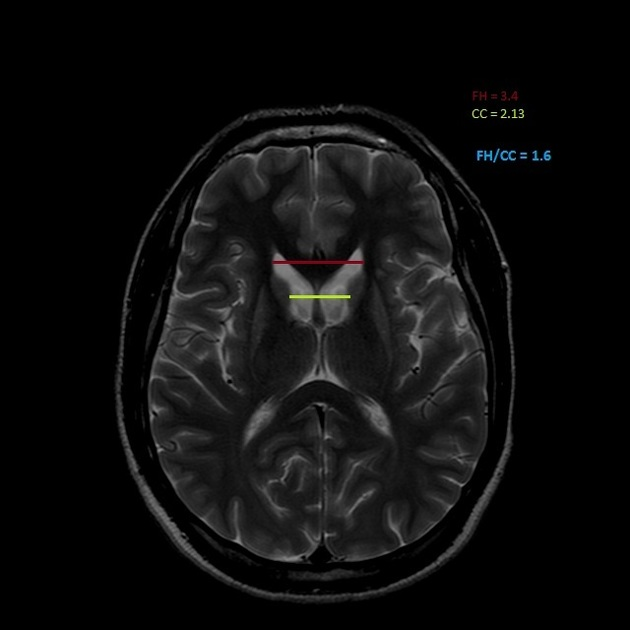
#> input picture neurosense/data/hd_training/raw_huntington/102.jpeg, 630 x 630 px, given as the content of the folder data/hd_training/raw_normal, which was not available
$ python generate_hd_augmented_data.py
#> lines starting #> are read from the running program, lines starting #| are printed output that depends on the picture; pictures that were not available may be replaced by others from this repository, and a replacement may not be noted
"""HD-Specific Data Augmentation Script.

Generates augmented training data for Huntington's Disease
classification by applying HD-specific morphological transforms
to existing brain MRI images.

HD neuroimaging hallmarks that this script simulates:
    - Caudate nucleus atrophy (bilateral)
    - Ventricular enlargement (hydrocephalus ex vacuo)
    - Cortical thinning (frontal/parietal)
    - Striatal volume loss

Usage:
    python -m neurosense.scripts.generate_hd_augmented_data \
        --source-dir data/hd_training/raw_normal \
        --output-dir data/hd_augmented/huntington \
        --num-augmentations 5

    This takes normal brain MRI images and creates simulated
    HD-like variants with morphological changes characteristic
    of Huntington's Disease.

For future retraining, copy augmented images into your
dataset directory and retrain:
    python -m neurosense.training.train \
        --data-root data/hd_augmented \
        --epochs 30
"""

from __future__ import annotations

import argparse
import logging
import os
from pathlib import Path
from typing import Optional

import numpy as np
from PIL import Image, ImageDraw, ImageFilter

logger = logging.getLogger(__name__)


def simulate_ventricular_enlargement(
    img: Image.Image,
    intensity: float = 0.5,
    seed: Optional[int] = None,
) -> Image.Image:
    """Simulate ventricular enlargement typical of HD.

    Creates darkened central regions that mimic enlarged
    lateral ventricles — a hallmark of HD on structural MRI.

    Args:
        img: Input brain MRI image.
        intensity: Augmentation intensity (0.0–1.0).
        seed: Random seed for reproducibility.

    Returns:
        Augmented image with simulated ventricular enlargement.
    """
    rng = np.random.RandomState(seed)
    arr = np.array(img, dtype=np.float32)
    h, w = arr.shape[:2]

    # Create ventricle-shaped masks (bilateral ellipses)
    mask = np.zeros((h, w), dtype=np.float32)

    # Left lateral ventricle
    cx_l = int(w * (0.35 + rng.uniform(-0.03, 0.03)))
    cy = int(h * (0.40 + rng.uniform(-0.05, 0.05)))
    rx = int(w * (0.06 + intensity * 0.08 + rng.uniform(-0.01, 0.01)))
    ry = int(h * (0.10 + intensity * 0.12 + rng.uniform(-0.02, 0.02)))

    y_grid, x_grid = np.ogrid[:h, :w]
    left_mask = ((x_grid - cx_l) / max(rx, 1)) ** 2 + \
                ((y_grid - cy) / max(ry, 1)) ** 2
    mask += np.clip(1.0 - left_mask, 0, 1)

    # Right lateral ventricle (mirror)
    cx_r = w - cx_l
    right_mask = ((x_grid - cx_r) / max(rx, 1)) ** 2 + \
                 ((y_grid - cy) / max(ry, 1)) ** 2
    mask += np.clip(1.0 - right_mask, 0, 1)

    # Third ventricle (smaller, midline)
    cx_m = int(w * 0.5)
    rx_m = int(w * (0.02 + intensity * 0.03))
    ry_m = int(h * (0.04 + intensity * 0.06))
    mid_mask = ((x_grid - cx_m) / max(rx_m, 1)) ** 2 + \
               ((y_grid - cy) / max(ry_m, 1)) ** 2
    mask += np.clip(1.0 - mid_mask, 0, 1) * 0.5

    # Smooth the mask
    mask = np.clip(mask, 0, 1)
    mask_img = Image.fromarray((mask * 255).astype(np.uint8))
    mask_img = mask_img.filter(ImageFilter.GaussianBlur(radius=5))
    mask = np.array(mask_img).astype(np.float32) / 255.0

    # Apply: darken ventricle regions (CSF is dark on T1)
    darkening = 1.0 - mask * intensity * 0.7
    if len(arr.shape) == 3:
        darkening = darkening[:, :, np.newaxis]
    result = arr * darkening

    return Image.fromarray(result.astype(np.uint8))


def simulate_cortical_atrophy(
    img: Image.Image,
    intensity: float = 0.5,
    seed: Optional[int] = None,
) -> Image.Image:
    """Simulate cortical atrophy pattern seen in HD.

    Widens sulci and reduces overall brain volume appearance
    by applying subtle shrinkage toward center.

    Args:
        img: Input brain MRI image.
        intensity: Augmentation intensity (0.0–1.0).
        seed: Random seed for reproducibility.

    Returns:
        Augmented image with simulated cortical atrophy.
    """
    rng = np.random.RandomState(seed)

    # Slight zoom-out to simulate brain shrinkage
    scale = 1.0 - intensity * 0.08 - rng.uniform(0, 0.02)
    w, h = img.size

    new_w = int(w * scale)
    new_h = int(h * scale)

    # Resize smaller
    shrunk = img.resize((new_w, new_h), Image.LANCZOS)

    # Paste onto dark background (simulating wider sulci/CSF)
    result = Image.new(img.mode, (w, h), 0)
    x_offset = (w - new_w) // 2
    y_offset = (h - new_h) // 2
    result.paste(shrunk, (x_offset, y_offset))

    return result


def simulate_caudate_atrophy(
    img: Image.Image,
    intensity: float = 0.5,
    seed: Optional[int] = None,
) -> Image.Image:
    """Simulate caudate nucleus atrophy — the hallmark of HD.

    Darkens the caudate nucleus region (adjacent to lateral
    ventricles) to simulate the characteristic atrophy pattern.

    Args:
        img: Input brain MRI image.
        intensity: Augmentation intensity (0.0–1.0).
        seed: Random seed for reproducibility.

    Returns:
        Augmented image with simulated caudate atrophy.
    """
    rng = np.random.RandomState(seed)
    arr = np.array(img, dtype=np.float32)
    h, w = arr.shape[:2]

    mask = np.zeros((h, w), dtype=np.float32)
    y_grid, x_grid = np.ogrid[:h, :w]

    # Caudate heads — bilateral, adjacent to frontal horns
    for side in [-1, 1]:
        cx = int(w * (0.5 + side * (0.12 + rng.uniform(-0.02, 0.02))))
        cy = int(h * (0.38 + rng.uniform(-0.03, 0.03)))
        rx = int(w * (0.04 + intensity * 0.03))
        ry = int(h * (0.06 + intensity * 0.04))

        caudate_mask = ((x_grid - cx) / max(rx, 1)) ** 2 + \
                       ((y_grid - cy) / max(ry, 1)) ** 2
        mask += np.clip(1.0 - caudate_mask, 0, 1)

    mask = np.clip(mask, 0, 1)
    mask_img = Image.fromarray((mask * 255).astype(np.uint8))
    mask_img = mask_img.filter(ImageFilter.GaussianBlur(radius=3))
    mask = np.array(mask_img).astype(np.float32) / 255.0

    darkening = 1.0 - mask * intensity * 0.5
    if len(arr.shape) == 3:
        darkening = darkening[:, :, np.newaxis]
    result = arr * darkening

    return Image.fromarray(result.astype(np.uint8))


def add_contrast_variation(
    img: Image.Image,
    seed: Optional[int] = None,
) -> Image.Image:
    """Add subtle contrast and brightness variations.

    Simulates different MRI scanner settings and sequences.

    Args:
        img: Input image.
        seed: Random seed.

    Returns:
        Image with contrast variation.
    """
    rng = np.random.RandomState(seed)
    from PIL import ImageEnhance

    # Random contrast
    contrast = ImageEnhance.Contrast(img)
    img = contrast.enhance(rng.uniform(0.8, 1.3))

    # Random brightness
    brightness = ImageEnhance.Brightness(img)
    img = brightness.enhance(rng.uniform(0.85, 1.15))

    return img


def augment_image(
    img: Image.Image,
    intensity: float = 0.5,
    seed: int = 42,
) -> Image.Image:
    """Apply full HD augmentation pipeline to an image.

    Combines multiple HD-specific augmentations:
    1. Ventricular enlargement
    2. Cortical atrophy
    3. Caudate nucleus atrophy
    4. Contrast variation

    Args:
        img: Input brain MRI image.
        intensity: Overall augmentation intensity (0.0–1.0).
        seed: Random seed for reproducibility.

    Returns:
        Augmented image with HD-like morphological changes.
    """
    rng = np.random.RandomState(seed)

    # Apply augmentations with random intensity variation
    if rng.random() > 0.2:
        sub_intensity = intensity * rng.uniform(0.6, 1.0)
        img = simulate_ventricular_enlargement(
            img, intensity=sub_intensity, seed=seed + 1,
        )

    if rng.random() > 0.3:
        sub_intensity = intensity * rng.uniform(0.4, 1.0)
        img = simulate_cortical_atrophy(
            img, intensity=sub_intensity, seed=seed + 2,
        )

    if rng.random() > 0.2:
        sub_intensity = intensity * rng.uniform(0.5, 1.0)
        img = simulate_caudate_atrophy(
            img, intensity=sub_intensity, seed=seed + 3,
        )

    # Always add contrast variation
    img = add_contrast_variation(img, seed=seed + 4)

    return img


def generate_augmented_dataset(
    source_dir: str | Path,
    output_dir: str | Path,
    num_augmentations: int = 5,
    intensity_range: tuple[float, float] = (0.3, 0.9),
    seed: int = 42,
) -> int:
    """Generate augmented HD training data from source images.

    Takes brain MRI images from a source directory and creates
    multiple augmented variants with HD-specific morphological
    changes at varying intensities.

    Args:
        source_dir: Directory containing source PNG images.
        output_dir: Output directory for augmented images.
        num_augmentations: Number of augmented variants per image.
        intensity_range: Min/max augmentation intensity.
        seed: Base random seed.

    Returns:
        Number of images generated.
    """
#> called with source_dir = 'data/hd_training/raw_normal', output_dir = 'data/hd_augmented/huntington', num_augmentations = 5, intensity_range = (0.3, 0.9), seed = 42
    source_dir = Path(source_dir)
    output_dir = Path(output_dir)
    output_dir.mkdir(parents=True, exist_ok=True)

    source_images = sorted(
        list(source_dir.glob("*.png"))
        + list(source_dir.glob("*.jpg"))
        + list(source_dir.glob("*.jpeg"))
    )

    if not source_images:
        logger.warning("No images found in %s", source_dir)
        return 0

    logger.info(
        "Generating %d augmentations for %d source images → %s",
        num_augmentations, len(source_images), output_dir,
    )

    rng = np.random.RandomState(seed)
    count = 0

    for img_path in source_images:
        img = Image.open(img_path).convert("RGB")
#> img is the input picture: PIL image 630x630 RGB; mean R, G, B 13.4, 13.4, 13.3

        for aug_idx in range(num_augmentations):
            intensity = rng.uniform(*intensity_range)
            aug_seed = seed + count

            augmented = augment_image(
                img, intensity=intensity, seed=aug_seed,
            )

            stem = img_path.stem
            out_name = f"HD_aug_{stem}_{aug_idx:03d}.png"
            augmented.save(output_dir / out_name)
            count += 1

            if count % 50 == 0:
                logger.info("  Generated %d images...", count)
#> this loop made 5 passes
#> pass 1, in simulate_ventricular_enlargement, `mask_img = Image.fromarray((mask * 255).astype(np.uint8))`:
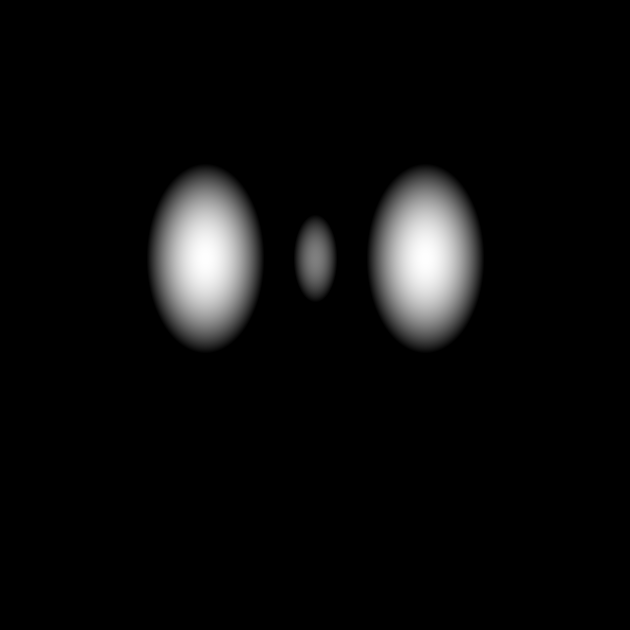
#> mask_img: PIL image 630x630 L; min 0, max 255, mean 11.8
#> after the loop, count = 5

    logger.info("Generated %d augmented HD images", count)
    return count


def main() -> None:
    """CLI entry point."""
    parser = argparse.ArgumentParser(
        description=(
            "Generate HD-augmented brain MRI training data. "
            "Applies HD-specific morphological transforms "
            "(ventricular enlargement, caudate atrophy, cortical "
            "thinning) to create synthetic training images."
        ),
    )
    parser.add_argument(
        "--source-dir",
        type=str,
        default="data/hd_training/raw_normal",
        help="Source directory with normal brain MRI images",
    )
    parser.add_argument(
        "--output-dir",
        type=str,
        default="data/hd_augmented/huntington",
        help="Output directory for augmented HD images",
    )
    parser.add_argument(
        "--num-augmentations",
        type=int,
        default=5,
        help="Number of augmented variants per source image",
    )
    parser.add_argument(
        "--min-intensity",
        type=float,
        default=0.3,
        help="Minimum augmentation intensity (0.0–1.0)",
    )
    parser.add_argument(
        "--max-intensity",
        type=float,
        default=0.9,
        help="Maximum augmentation intensity (0.0–1.0)",
    )
    parser.add_argument(
        "--seed",
        type=int,
        default=42,
        help="Random seed",
    )

    args = parser.parse_args()

    logging.basicConfig(
        level=logging.INFO,
        format="%(asctime)s [%(levelname)s] %(name)s: %(message)s",
    )

    # Also copy source normals to output normal directory
    normal_output = Path(args.output_dir).parent / "normal"
    normal_output.mkdir(parents=True, exist_ok=True)

    source_dir = Path(args.source_dir)
    normal_count = 0
    for img_path in sorted(source_dir.glob("*.png")):
        img = Image.open(img_path).convert("RGB")
        img.save(normal_output / img_path.name)
        normal_count += 1

    logger.info("Copied %d normal images to %s", normal_count, normal_output)

    # Generate augmented HD images
    hd_count = generate_augmented_dataset(
        source_dir=args.source_dir,
        output_dir=args.output_dir,
        num_augmentations=args.num_augmentations,
        intensity_range=(args.min_intensity, args.max_intensity),
        seed=args.seed,
    )
#> hd_count = 5

    print(f"\n{'='*50}")
    print("HD Data Augmentation Complete")
    print(f"  Normal images:     {normal_count}")
    print(f"  Augmented HD:      {hd_count}")
#|   Augmented HD:      5
    print(f"  Output directory:  {Path(args.output_dir).parent}")
    print(f"\nTo retrain with augmented data:")
    print(f"  python -m neurosense.training.train \\")
    print(f"    --data-root {Path(args.output_dir).parent} \\")
    print(f"    --epochs 30")
    print(f"{'='*50}")


if __name__ == "__main__":
    main()

$ run again, on neurosense/data/hd_training/raw_huntington/104.jpeg
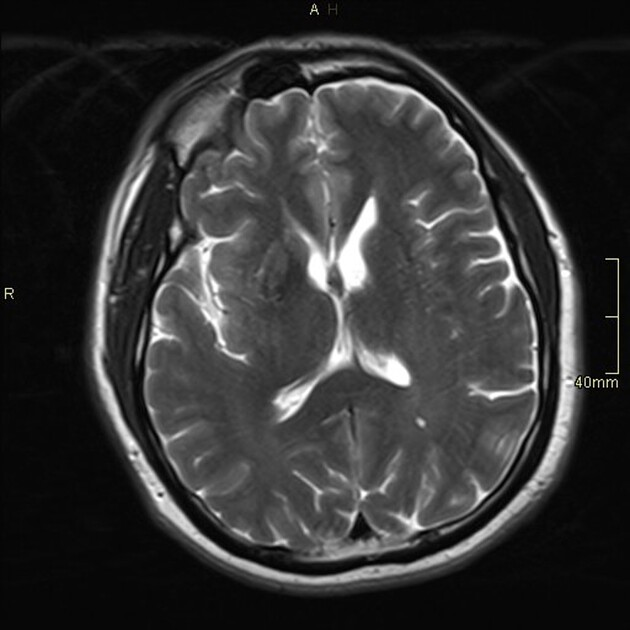
#> input picture neurosense/data/hd_training/raw_huntington/104.jpeg, 630 x 630 px, given as the content of the folder data/hd_training/raw_normal, which was not available
#> in generate_augmented_dataset, img is the input picture: PIL image 630x630 RGB; mean R, G, B 51.5, 51.5, 51.4
#> after the loop in generate_augmented_dataset, `for aug_idx in range(num_augmentations):`:
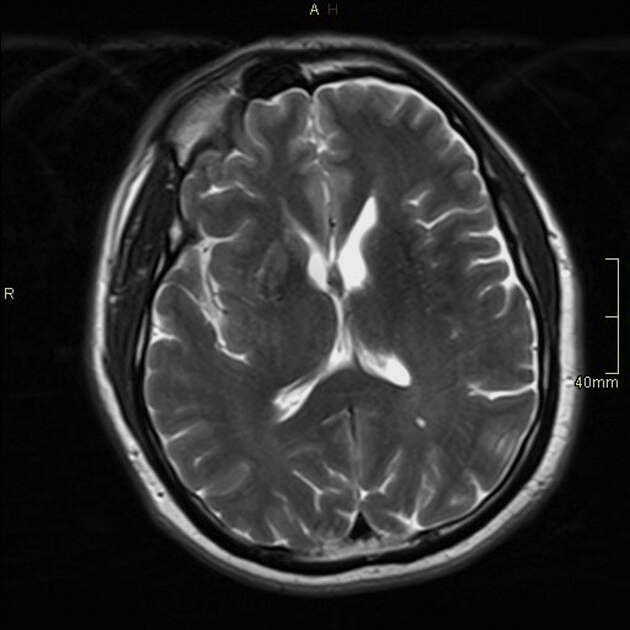
#> augmented: PIL image 630x630 RGB; mean R, G, B 45.3, 45.3, 45.3
#> after the loop in generate_augmented_dataset, `for aug_idx in range(num_augmentations):`: count = 5
#|   Augmented HD:      5

$ run again, on neurosense/data/hd_training/raw_huntington/111.jpeg
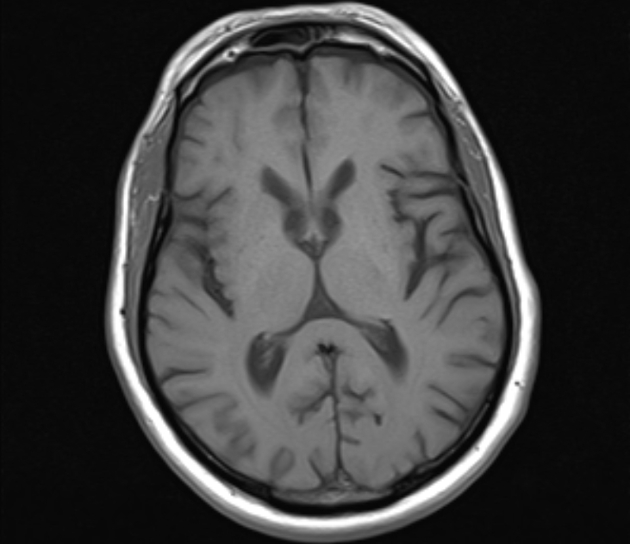
#> input picture neurosense/data/hd_training/raw_huntington/111.jpeg, 630 x 544 px, given as the content of the folder data/hd_training/raw_normal, which was not available
#> in generate_augmented_dataset, img is the input picture: PIL image 630x544 RGB; min 5, max 255, mean 61.8
#> after the loop in generate_augmented_dataset, `for aug_idx in range(num_augmentations):`:
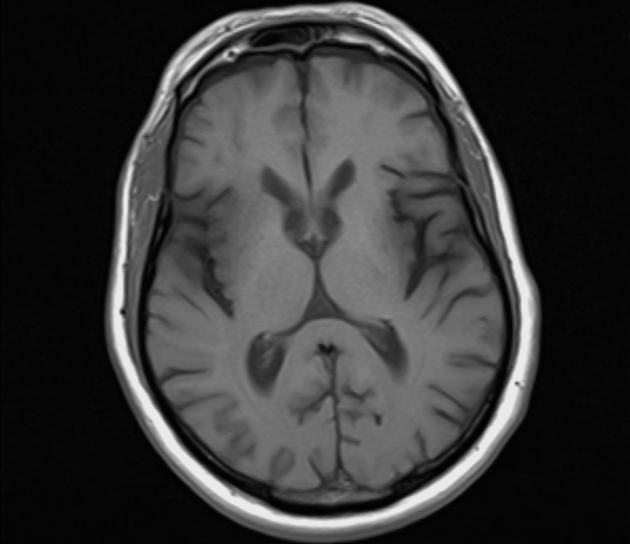
#> augmented: PIL image 630x544 RGB; min 1, max 234, mean 54.7
#> after the loop in generate_augmented_dataset, `for aug_idx in range(num_augmentations):`: count = 5
#|   Augmented HD:      5
